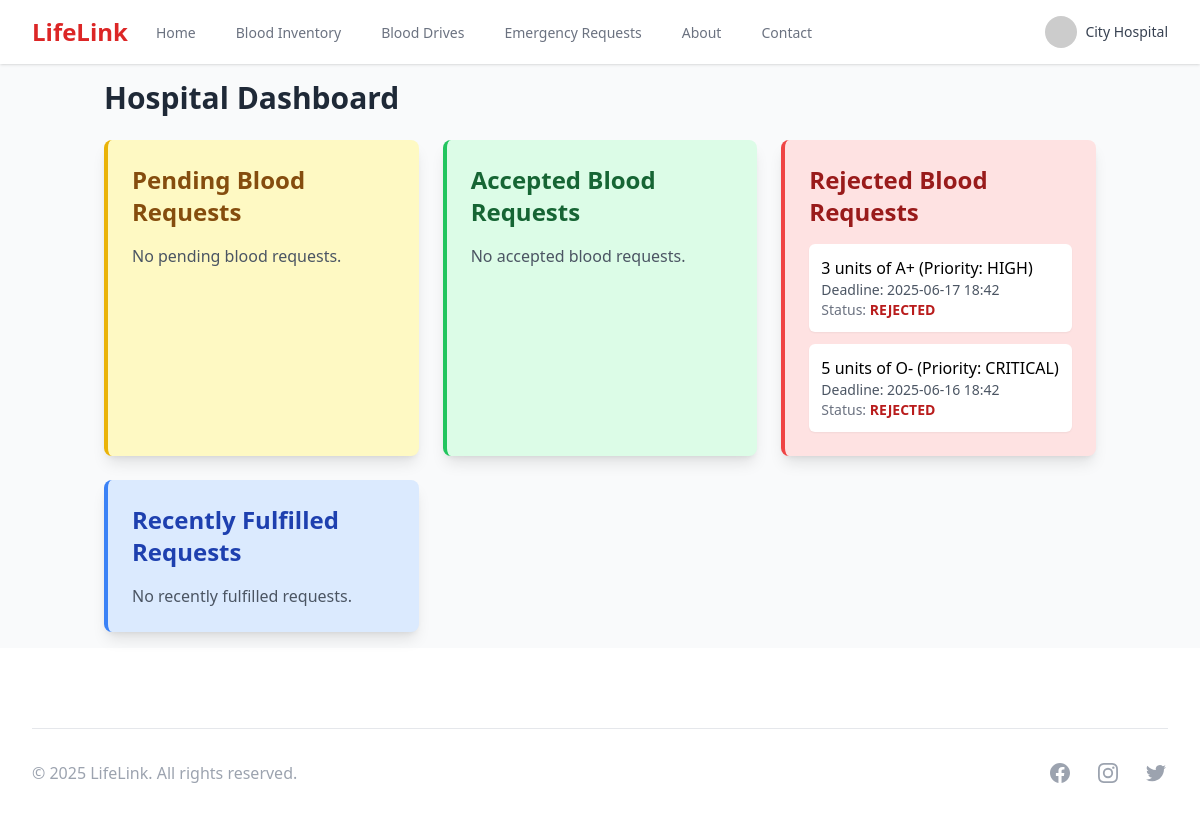
The page /dashboard (signed in) on the database its author committed.
### app/models/user.py (models this page shows, shortened)
class User(UserMixin, db.Model):
    id = db.Column(db.Integer, primary_key=True)
    email = db.Column(db.String(120), unique=True, nullable=False)
    password_hash = db.Column(db.String(128))
    first_name = db.Column(db.String(64))
    last_name = db.Column(db.String(64))
    phone = db.Column(db.String(20))
    address = db.Column(db.String(200))
    user_type = db.Column(db.String(20))  # donor, hospital, blood_bank
    created_at = db.Column(db.DateTime, default=datetime.utcnow)
    is_active = db.Column(db.Boolean, default=True)
    updated_at = db.Column(db.DateTime, default=datetime.utcnow, onupdate=datetime.utcnow)
    __mapper_args__ = {
        'polymorphic_identity': 'user',
        'polymorphic_on': user_type
    }

### app/models/blood.py (models this page shows, shortened)
class BloodRequest(db.Model):
    id = db.Column(db.Integer, primary_key=True)
    hospital_id = db.Column(db.Integer, db.ForeignKey('hospital.id', name='fk_bloodrequest_hospital_id'), nullable=True)
    requester_id = db.Column(db.Integer, db.ForeignKey('user.id', name='fk_bloodrequest_requester_id'), nullable=False)
    blood_type = db.Column(db.String(5), nullable=False)
    units_needed = db.Column(db.Integer, nullable=False)
    priority = db.Column(db.String(20), nullable=False)  # CRITICAL, HIGH, MEDIUM, LOW
    status = db.Column(db.String(20), default='PENDING')  # PENDING, ACCEPTED, REJECTED, FULFILLED, CANCELLED
    patient_details = db.Column(db.Text)
    admin_notes = db.Column(db.Text, nullable=True)
    created_at = db.Column(db.DateTime, default=datetime.utcnow)
    updated_at = db.Column(db.DateTime, default=datetime.utcnow, onupdate=datetime.utcnow)
    deadline = db.Column(db.DateTime)
    hospital = db.relationship('Hospital', backref=db.backref('hospital_blood_requests', lazy=True), foreign_keys=[hospital_id])
    requester = db.relationship('User', backref=db.backref('requested_blood_requests', lazy=True), foreign_keys=[requester_id])
    donations = db.relationship('Donation', backref='request', lazy=True)

### app/routes/main.py (the view, shortened to what this page needs)
@bp.route('/dashboard')
@login_required
def dashboard():
    if current_user.user_type == 'admin':
        return redirect(url_for('admin.dashboard'))
    elif current_user.user_type == 'hospital':
        pending_requests = BloodRequest.query.filter_by(
            hospital_id=current_user.id,
            status='PENDING'
        ).order_by(BloodRequest.created_at.desc()).all()
        accepted_requests = BloodRequest.query.filter_by(
            hospital_id=current_user.id,
            status='ACCEPTED'
        ).order_by(BloodRequest.created_at.desc()).all()
        rejected_requests = BloodRequest.query.filter_by(
            hospital_id=current_user.id,
            status='REJECTED'
        ).order_by(BloodRequest.created_at.desc()).all()
        fulfilled_requests = BloodRequest.query.filter_by(
            hospital_id=current_user.id,
            status='FULFILLED'
        ).order_by(BloodRequest.created_at.desc()).limit(5).all()
        return render_template('main/hospital_dashboard.html',
                               pending_requests=pending_requests,
                               accepted_requests=accepted_requests,
                               rejected_requests=rejected_requests,
                               fulfilled_requests=fulfilled_requests)
    else:
        return redirect(url_for('main.index'))

### app/models/user.py (called while the page is built)
@login_manager.user_loader
def load_user(id):
    return User.query.get(int(id))

### app/templates/main/hospital_dashboard.html (shortened to what this page needs)
{% extends "base.html" %}
{% block content %}
<div class="container mx-auto p-4">
    <h1 class="text-3xl font-bold mb-6 text-gray-800">Hospital Dashboard</h1>
    <div class="grid grid-cols-1 md:grid-cols-2 lg:grid-cols-3 gap-6">
        <div class="bg-yellow-100 shadow-lg rounded-lg p-6 border-l-4 border-yellow-500">
            <h2 class="text-2xl font-semibold mb-4 text-yellow-800">Pending Blood Requests</h2>
            {% if pending_requests %}
            <ul class="space-y-3">
                {% for request in pending_requests %}
                <li class="bg-white p-3 rounded-md shadow-sm">
                    <p class="font-medium">{{ request.units_needed }} units of {{ request.blood_type }} (Priority: {{ request.priority }})</p>
                    <p class="text-sm text-gray-600">Deadline: {{ request.deadline.strftime('%Y-%m-%d %H:%M') }}</p>
                    <p class="text-sm text-gray-500">Status: <span class="font-semibold text-yellow-700">{{ request.status }}</span></p>
                    {% if request.admin_notes %}
                    <p class="text-sm text-gray-500">Admin Notes: {{ request.admin_notes }}</p>
                    {% endif %}
                </li>
                {% endfor %}
            </ul>
            {% else %}
            <p class="text-gray-600">No pending blood requests.</p>
            {% endif %}
        </div>
        <div class="bg-green-100 shadow-lg rounded-lg p-6 border-l-4 border-green-500">
            <h2 class="text-2xl font-semibold mb-4 text-green-800">Accepted Blood Requests</h2>
            {% if accepted_requests %}
            <ul class="space-y-3">
                {% for request in accepted_requests %}
                <li class="bg-white p-3 rounded-md shadow-sm">
                    <p class="font-medium">{{ request.units_needed }} units of {{ request.blood_type }} (Priority: {{ request.priority }})</p>
                    <p class="text-sm text-gray-600">Deadline: {{ request.deadline.strftime('%Y-%m-%d %H:%M') }}</p>
                    <p class="text-sm text-gray-500">Status: <span class="font-semibold text-green-700">{{ request.status }}</span></p>
                    {% if request.admin_notes %}
                    <p class="text-sm text-gray-500">Admin Notes: {{ request.admin_notes }}</p>
                    {% endif %}
                </li>
                {% endfor %}
            </ul>
            {% else %}
            <p class="text-gray-600">No accepted blood requests.</p>
            {% endif %}
        </div>
        <div class="bg-red-100 shadow-lg rounded-lg p-6 border-l-4 border-red-500">
            <h2 class="text-2xl font-semibold mb-4 text-red-800">Rejected Blood Requests</h2>
            {% if rejected_requests %}
            <ul class="space-y-3">
                {% for request in rejected_requests %}
                <li class="bg-white p-3 rounded-md shadow-sm">
                    <p class="font-medium">{{ request.units_needed }} units of {{ request.blood_type }} (Priority: {{ request.priority }})</p>
                    <p class="text-sm text-gray-600">Deadline: {{ request.deadline.strftime('%Y-%m-%d %H:%M') }}</p>
                    <p class="text-sm text-gray-500">Status: <span class="font-semibold text-red-700">{{ request.status }}</span></p>
                </li>
                {% endfor %}
            </ul>
            {% else %}
            <p class="text-gray-600">No rejected blood requests.</p>
            {% endif %}
        </div>
        <div class="bg-blue-100 shadow-lg rounded-lg p-6 border-l-4 border-blue-500">
            <h2 class="text-2xl font-semibold mb-4 text-blue-800">Recently Fulfilled Requests</h2>
            {% if fulfilled_requests %}
            <ul class="space-y-3">
                {% for request in fulfilled_requests %}
                <li class="bg-white p-3 rounded-md shadow-sm">
                    <p class="font-medium">{{ request.units_needed }} units of {{ request.blood_type }} (Priority: {{ request.priority }})</p>
                    <p class="text-sm text-gray-600">Fulfilled on: {{ request.updated_at.strftime('%Y-%m-%d %H:%M') }}</p>
                    <p class="text-sm text-gray-500">Status: <span class="font-semibold text-blue-700">{{ request.status }}</span></p>
                </li>
                {% endfor %}
            </ul>
            {% else %}
            <p class="text-gray-600">No recently fulfilled requests.</p>
            {% endif %}
        </div>
    </div>
</div>
{% endblock %}

### app/templates/base.html (shortened to what this page needs)
<!DOCTYPE html>
<html lang="en">
<head>
    <script src="https://cdn.tailwindcss.com"></script>
</head>
<body class="min-h-screen bg-gray-50">
    <nav class="bg-white shadow" x-data="{ open: false }">
        <div class="max-w-7xl mx-auto px-4 sm:px-6 lg:px-8">
            <div class="flex justify-between h-16">
                <div class="flex">
                    <div class="flex-shrink-0 flex items-center">
                        <a href="{{ url_for('main.index') }}" class="text-2xl font-bold text-red-600">
                            LifeLink
                        </a>
                    </div>
                    <div class="hidden sm:ml-6 sm:flex sm:space-x-8">
                        <a href="{{ url_for('main.index') }}" class="{% if request.endpoint == 'main.index' %}border-red-500 text-red-700{% else %}border-transparent text-gray-500 hover:border-red-500 hover:text-gray-700{% endif %} inline-flex items-center px-1 pt-1 border-b-2 text-sm font-medium">
                            Home
                        </a>
                        <a href="{{ url_for('main.blood_inventory') }}" class="{% if request.endpoint == 'main.blood_inventory' %}border-red-500 text-red-700{% else %}border-transparent text-gray-500 hover:border-red-500 hover:text-gray-700{% endif %} inline-flex items-center px-1 pt-1 border-b-2 text-sm font-medium">
                            Blood Inventory
                        </a>
                        <a href="{{ url_for('main.blood_drives') }}" class="{% if request.endpoint == 'main.blood_drives' %}border-red-500 text-red-700{% else %}border-transparent text-gray-500 hover:border-red-500 hover:text-gray-700{% endif %} inline-flex items-center px-1 pt-1 border-b-2 text-sm font-medium">
                            Blood Drives
                        </a>
                        {% if current_user.is_authenticated %}
                        <a href="{{ url_for('main.emergency_requests') }}" class="{% if request.endpoint == 'main.emergency_requests' %}border-red-500 text-red-700{% else %}border-transparent text-gray-500 hover:border-red-500 hover:text-gray-700{% endif %} inline-flex items-center px-1 pt-1 border-b-2 text-sm font-medium">
                            Emergency Requests
                        </a>
                        {% endif %}
                        {% if not current_user.is_authenticated or current_user.user_type != 'admin' %}
                        <a href="{{ url_for('main.about') }}" class="{% if request.endpoint == 'main.about' %}border-red-500 text-red-700{% else %}border-transparent text-gray-500 hover:border-red-500 hover:text-gray-700{% endif %} inline-flex items-center px-1 pt-1 border-b-2 text-sm font-medium">
                            About
                        </a>
                        <a href="{{ url_for('main.contact') }}" class="{% if request.endpoint == 'main.contact' %}border-red-500 text-red-700{% else %}border-transparent text-gray-500 hover:border-red-500 hover:text-gray-700{% endif %} inline-flex items-center px-1 pt-1 border-b-2 text-sm font-medium">
                            Contact
                        </a>
                        {% endif %}
                    </div>
                </div>
                <div class="hidden sm:ml-6 sm:flex sm:items-center">
                    {% if current_user.is_authenticated %}
                    <div x-data="{ open: false }" @click.away="open = false" class="relative">
                        <button @click="open = !open" type="button" class="max-w-xs bg-white flex items-center text-sm rounded-full focus:outline-none focus:ring-2 focus:ring-red-500" id="user-menu-button" aria-expanded="false" aria-haspopup="true">
                            <img class="h-8 w-8 rounded-full" src="https://ui-avatars.com/api/?name={{ current_user.first_name }}+{{ current_user.last_name }}&background=random" alt="Profile">
                            <span class="ml-2 text-gray-700 font-medium">{{ current_user.first_name }} {{current_user.last_name}}</span>
                        </button>
                    </div>
                    {% endif %}
                </div>
            </div>
        </div>
    </nav>
    <main>
        {% block content %}{% endblock %}
    </main>
    <footer class="bg-white">
        <div class="max-w-7xl mx-auto py-12 px-4 sm:px-6 lg:px-8">
            <div class="mt-8 border-t border-gray-200 pt-8 md:flex md:items-center md:justify-between">
                <div class="flex space-x-6 md:order-2">
                    <a href="#" class="text-gray-400 hover:text-gray-500">
                    </a>
                    <a href="#" class="text-gray-400 hover:text-gray-500">
                    </a>
                    <a href="#" class="text-gray-400 hover:text-gray-500">
                    </a>
                </div>
                <p class="mt-8 text-base text-gray-400 md:mt-0 md:order-1">
                    &copy; 2025 LifeLink. All rights reserved.
                </p>
            </div>
        </div>
    </footer>
</body>
</html>

### rows shown on the page
User: first_name "City", last_name "Hospital"
BloodRequest: units_needed "3", blood_type "A+", priority "HIGH", deadline "2025-06-17 18:42", status "REJECTED"
BloodRequest: units_needed "5", blood_type "O-", priority "CRITICAL", deadline "2025-06-16 18:42", status "REJECTED"
